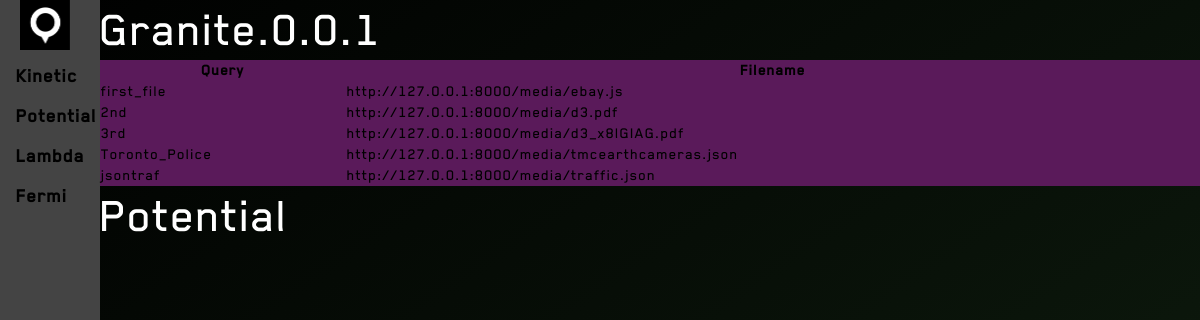
The page /potential on the database its author committed.
### dashboard/models.py (models this page shows, shortened)
class DashboardPost(models.Model):
    title=models.CharField(max_length=200)
    file = models.FileField(null=True, blank=True)
    def __str__(self):
        return self.title

### dashboard/views.py (the view)
# urls.py: url(r'^potential', dashboard_views.potential,name="potential"),
def potential(request):
    uploaded=DashboardPost.objects.all()
    print uploaded
    template="dashboard_templates/potential.html"
    context={
        "uploaded":uploaded,
    }
    return render(request,template,context)

### templates/dashboard_templates/potential.html (shortened to what this page needs)
{% load staticfiles %}
<link href="{% static 'css/dashboard/dashboard.css' %}" rel="stylesheet">
{% include 'sidenavbar.html' %}
<div class="rowwithside">
    <div class="colz-12">
            <div class="first" >
                Granite.0.0.1
            </div>
            <div class="fileupload">
                <table style="width:100%;background-color:#5A1A5A">
                <tr>
                    <th>Query</th>
                    <th>Filename</th>
                </tr>
                {% for x in uploaded %}
                <tr>
                    <td>{{ x }}</td>
                    <td>http://127.0.0.1:8000{{x.file.url}}</td>
                </tr>
                    {% endfor %}
                </table>
            </div>
    </div>
</div>
<div class="rowwithside">
    <div class="colz-6">
        <div class="first">
            Potential
        </div>
    </div>
</div>

### templates/sidenavbar.html (shortened to what this page needs)
{% load staticfiles %}
<link href="{% static 'css/sidenav.css' %}" rel="stylesheet">
<div class="sidenav">
    <ul>
        <li><img src="{% static 'img/qw.png' %}"  style="width:50px;height:50px;margin-left:20px;"></li>
        <li><a href="{% url 'kinetic' %}">Kinetic</a></li>
        <li><a href="{% url 'potential' %}">Potential</a></li>
        <li><a href="{% url 'home' %}">Lambda</a></li>
        <li><a href="{% url 'home' %}">Fermi</a></li>
    </ul>
</div>

### assets/css/dashboard/dashboard.css (style rules this page uses)
.first { font-family: "Blender","Helvetica Neue",Helvetica,Arial,sans-serif; font-weight: 200; letter-spacing: 1px; font-size:50px; color: #fff; margin-top:0px; }
.fileupload { font-family: "Blender","Helvetica Neue",Helvetica,Arial,sans-serif; font-weight: 200; letter-spacing: 1px; font-size:20px; color: #fff; margin-top:0px; }
* { box-sizing: border-box; }
.rowwithside::after { content: ""; clear: both; display: block; }
.rowwithside { position: relative; margin-left:100px; }
[class*="colz-"] { position: relative; float: left; padding: 0px; }
.colz-6 { width: 50%; }
.colz-12 { width: 100%; }

### assets/css/sidenav.css (style rules this page uses)
.sidenav { font-family: "Blender","Helvetica Neue",Helvetica,Arial,sans-serif; font-weight: bold; letter-spacing: 1px; font-size:20px; }
.sidenav ul { list-style-type: none; margin: 0; padding: 0; width: 100px; background-color: #444444; position: fixed; height: 100%; overflow: auto; }
.sidenav li a { display: block; color: #000; padding: 8px 16px; text-decoration: none; }

### templates/dashboard_templates/potential.html (style rules this page uses)
table, th, td { border-collapse: collapse; }

### rows shown on the page
DashboardPost: title "first_file", file "/media/ebay.js"
DashboardPost: title "2nd", file "/media/d3.pdf"
DashboardPost: title "3rd", file "/media/d3_x8lGIAG.pdf"
DashboardPost: title "Toronto_Police", file "/media/tmcearthcameras.json"
DashboardPost: title "jsontraf", file "/media/traffic.json"
